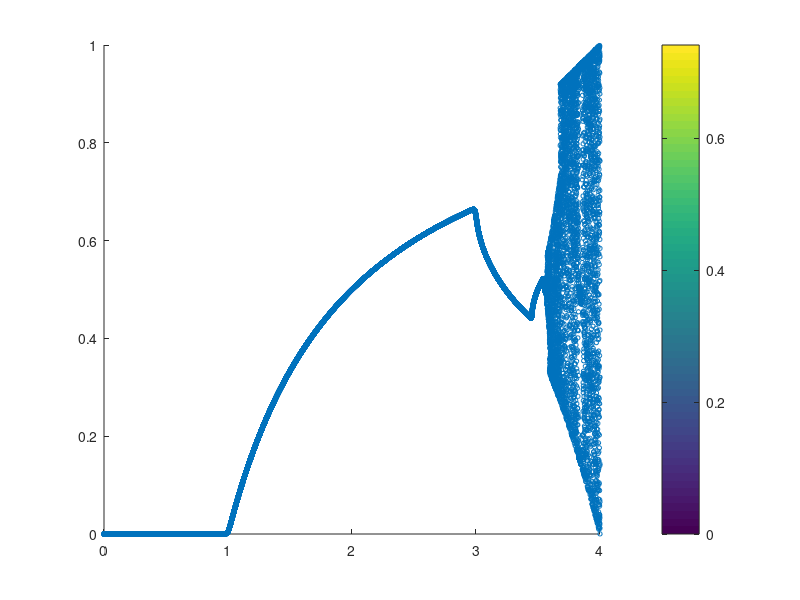

The MATLAB source for this figure:
% Define parameter range and resolution
r_min = 0;
r_max = 4;
tic
num_points = 50000;
r_vals = linspace(r_min, r_max, num_points);

% Initial condition
x0 = 0.2;

% Number of iterations to discard transient behavior
transient_steps = 200;

% Maximum number of iterations for convergence
max_iterations = 1000;

% Store final values for each parameter
final_values = zeros(num_points, 1);

% Loop through parameter values
for i = 1:num_points
  % Iterate the logistic map
  x = x0;
  for j = 1:max_iterations
    x = r_vals(i) * x * (1 - x);
    % Discard transient behavior
    if (j > transient_steps)
      final_values(i) = x;
      break;
    end
  end
end

% Plot the bifurcation diagram
plot(r_vals, final_values, 'k.');
xlabel('Parameter (r)');
ylabel('Final Value (x)');
title('Bifurcation Diagram of Logistic Map');

% Optional: Color points based on convergence speed
colors = jet(max_iterations);
scatter(r_vals, final_values, 10, "blue");
colorbar;
toc
